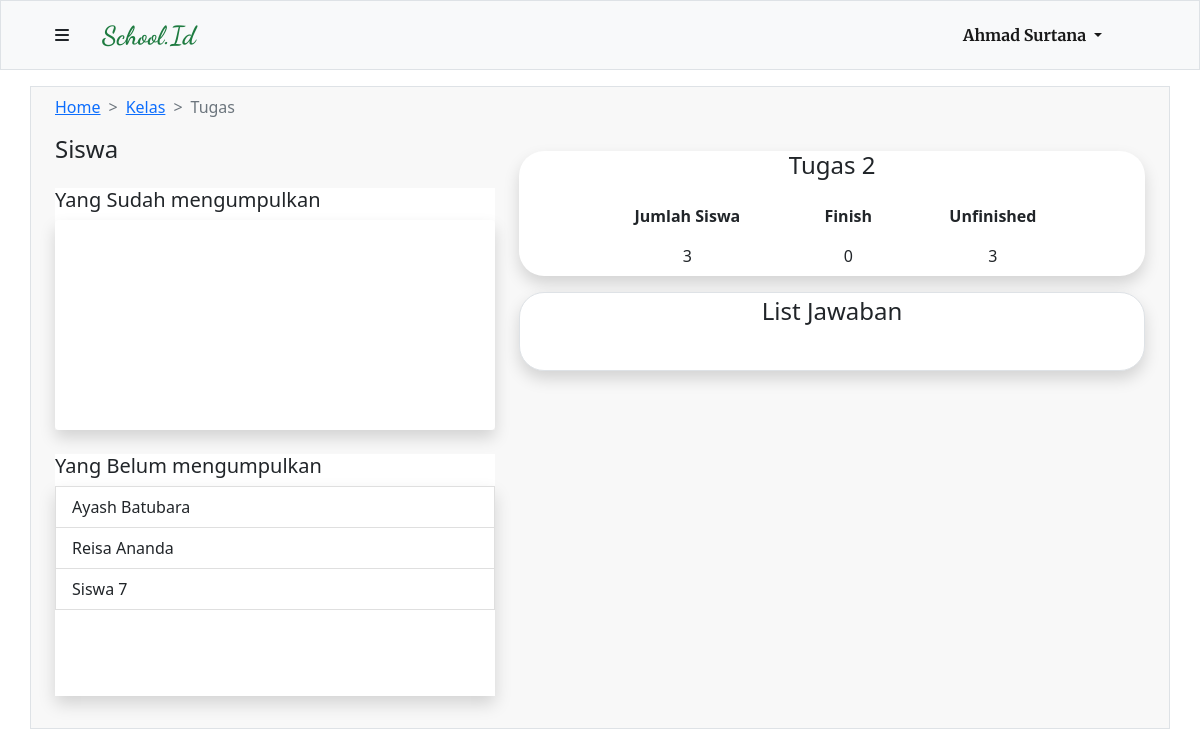
Screenshot of /php/viewtugasguru.php?tugasID=8&kelasID=7 (signed in) with the database file from the repository.
### tables this page shows
CREATE TABLE `guru` (
  `id` int(10) UNSIGNED NOT NULL,
  `nama_guru` varchar(200) NOT NULL,
  `NIG` char(9) NOT NULL,
  `mapel_id` int(10) UNSIGNED NOT NULL,
  `user_id` int(10) UNSIGNED NOT NULL
);

CREATE TABLE `siswa` (
  `id` int(10) UNSIGNED NOT NULL,
  `nama_siswa` varchar(200) NOT NULL,
  `NIS` char(9) NOT NULL,
  `kelas_id` int(10) UNSIGNED NOT NULL,
  `user_id` int(10) UNSIGNED NOT NULL
);

CREATE TABLE `tugas` (
  `id` int(10) UNSIGNED NOT NULL,
  `nama_tugas` varchar(200) NOT NULL,
  `deskripsi` text NOT NULL,
  `deadline` date DEFAULT NULL,
  `created_at` timestamp NOT NULL DEFAULT current_timestamp(),
  `guru` int(10) UNSIGNED NOT NULL,
  `kelas` int(10) UNSIGNED NOT NULL
);

### php/function.php (called while the page is built, shortened)
<?php
$connection = mysqli_connect("localhost","root","","tubes");
function show($query) {
    global $connection;
    $box = [];
    $result = mysqli_query($connection, $query);
    while($row = mysqli_fetch_assoc($result)) {
        $box[] = $row;
    }
    return $box;
}
?>

### php/viewtugasguru.php (the view, shortened to what this page needs)
<?php
require 'function.php';
$kelasID = $_GET["kelasID"];
$tugasID = $_GET["tugasID"];
$siswa = show("SELECT * FROM siswa WHERE kelas_id = $kelasID");
$jumlahSiswa = count($siswa);
$totalData = count(show("SELECT * FROM jawaban WHERE tugas = $tugasID"));
$tugas = show("SELECT nama_tugas FROM tugas WHERE id = $tugasID")[0];
?>
<!DOCTYPE html>
<html lang="en">
<head>
    <link href="https://cdn.jsdelivr.net/npm/bootstrap@5.1.3/dist/css/bootstrap.min.css" rel="stylesheet">
    <link rel="stylesheet" href="style/navbar.css">
    <link rel="stylesheet" href="style/viewtugasguru.css">
</head>
<body>
    <?php include "navbar.php" ?>
        <div class="container main-container my-3 py-2 px-4 border">
             <nav style="--bs-breadcrumb-divider: '>';" aria-label="breadcrumb">
                <ol class="breadcrumb">
                  <li class="breadcrumb-item"><a href="dashboard.php">Home</a></li>
                  <li class="breadcrumb-item"><a href="kelaspage.php?kelas=<?=$kelasID?>">Kelas</a></li>
                  <li class="breadcrumb-item active" aria-current="page">Tugas</li>
                </ol>
            </nav>
            <div class="row">
                <div class="col-lg-5 container-left">
                    <h4>Siswa</h4>
                        <div class="my-4 list-student">
                            <h5>Yang Sudah mengumpulkan</h5>
                            <ol class="list-group list-group-numbered shadow">
                                <div class="overflow-auto" style="height: 210px;">
                                </div>
                            </ol>
                        </div>
                        <div class="my-4 list-student">
                            <h5>Yang Belum mengumpulkan</h5>
                            <ol class="list-group list-group-numbered">
                                <div class="overflow-auto shadow" style="height: 210px;">
                                <?php foreach($siswa as $ssw) : ?>
                                    <?php
                                    $siswaID = $ssw["id"];
                                    $check = mysqli_query($connection, "SELECT * FROM jawaban WHERE siswa = $siswaID  AND tugas = $tugasID");
                                    $checkJawaban = mysqli_num_rows($check);
                                    ?>
                                    <?php if($checkJawaban == 0) : ?>
                                        <li class="list-group-item "><?=$ssw["nama_siswa"]?></li>
                                    <?php endif ; ?>
                                <?php endforeach ; ?>
                                </div>
                            </ol>
                        </div>
                </div>
                <div class="col-lg-7 container-right">
                    <div class="task-desc shadow">
                        <h4 class="text-center my-3"><?=$tugas["nama_tugas"]?></h4>
                        <div class="description my-2">
                            <table class="table table-borderless mx-auto" style="text-align: center; width: 80%;">
                                <tr>
                                    <th>Jumlah Siswa</th>
                                    <th>Finish</th>
                                    <th>Unfinished</th>
                                </tr>
                                <tr>
                                    <td><?=$jumlahSiswa?></td>
                                    <td><?=$totalData?></td>
                                    <td><?=$jumlahSiswa - $totalData?></td>
                                </tr>
                            </table>
                        </div>
                    </div>
                    <div class="assignment-box shadow border my-3">
                        <h4 class="text-center my-1">List Jawaban</h4>
                        <div class="assignment-card px-3 py-1">
                        </div>
                    </div>
                </div>
            </div>
        </div>
</body>
</html>

### php/navbar.php (shortened to what this page needs)
<?php
$connection = mysqli_connect("localhost","root","","tubes");
$id = $_SESSION["userID"];
if(isset($_SESSION["admin"])) {
    $admin = mysqli_query($connection, "SELECT username FROM user WHERE id = $id");
    $data = mysqli_fetch_assoc($admin);
} elseif (isset($_SESSION["member"])) {
    if ($_SESSION["member"] === "siswa") {
            $namaSiswa = mysqli_query($connection, "SELECT * FROM siswa WHERE user_id = $id");
            $data = mysqli_fetch_assoc($namaSiswa);
            $navbarID = $data["kelas_id"];
            $navbar= show("SELECT mapel.* FROM siswa JOIN mapel_kelas ON mapel_kelas.kelas = siswa.kelas_id JOIN guru ON guru.id = mapel_kelas.guru JOIN mapel ON mapel.id = guru.mapel_id WHERE siswa.user_id = $id ORDER BY nama_mapel ASC");
            $tugasNavbar = show("SELECT * FROM tugas WHERE kelas = $navbarID");
    } else {
            $namaGuru = mysqli_query($connection, "SELECT * FROM guru WHERE user_id = $id");
            $data = mysqli_fetch_assoc($namaGuru);
    }
}
?>
    <nav class="navbar navbar-expand-lg navbar-light bg-light container-fluid border sticky-top">
        <div class="container navbar-head">
         <div class="logo">
            <button class="btn" type="button" data-bs-toggle="offcanvas" data-bs-target="#offcanvasRight" aria-controls="offcanvasRight"><i class="fas fa-bars"></i></button>
            <?php if(isset($_SESSION["admin"])) : ?>
                <a class="navbar-brand" href="admin.php">School.Id</a>
            <?php else : ?>
                <a class="navbar-brand" href="dashboard.php">School.Id</a>
            <?php endif ; ?>
         </div>
          <div class="login-register collapse navbar-collapse" id="navbarSupportedContent">
            <ul class="navbar-nav me-auto mb-2 mb-lg-0">
              <li class="nav-item dropdown">
                <a class="nav-link dropdown-toggle active me-5" href="" id="navbarDropdown" role="button" data-bs-toggle="dropdown" aria-expanded="false">
                    <?php if(isset($_SESSION["admin"])) : ?>
                         <?=$data["username"] ; ?>
                    <?php elseif($_SESSION["member"] === "siswa") :?>
                        <?=$data["nama_siswa"] ; ?>
                    <?php else :?>
                        <?=$data["nama_guru"] ; ?>
                    <?php endif ; ?>
                </a>
              </li>
            </ul>
          </div>
        </div>
    </nav>

### php/style/navbar.css (style rules this page uses)
* { margin: 0; padding: 0; box-sizing: border-box; }
.navbar { background-color: #f8f8f8; height: 70px; }
.navbar-brand { text-align: center; font-weight: 900 !important; font-size : 26px; margin: 0; padding: 0 20px; font-family: 'Dancing Script'; color: #1E7B40 !important; }
.navbar .logo { display: flex; text-align: center; }
.navbar .login-register { flex-grow: 0; font-family: 'Merriweather'; font-weight: bolder; }

### template/style/viewtugasguru.css (style rules this page uses)
.main-container { background-color: #f8f8f8; }
.list-student { background-color: #ffff; }
.container-right .task-desc, .container-right .assignment-box { background-color: #FFFF; border-radius: 25px; }

### rows the page displays
guru: nama_guru "Ahmad Surtana"
siswa: nama_siswa "Ayash Batubara"
siswa: nama_siswa "Reisa Ananda"
siswa: nama_siswa "Siswa 7"
tugas: nama_tugas "Tugas 2"

### other values shown
$jumlahSiswa "3"
$totalData "0"
$jumlahSiswa - $totalData "3"
